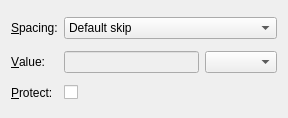
<?xml version="1.0" encoding="UTF-8"?>
<ui version="4.0">
 <class>VSpaceUi</class>
 <widget class="QWidget" name="VSpaceUi">
  <property name="geometry">
   <rect>
    <x>0</x>
    <y>0</y>
    <width>288</width>
    <height>118</height>
   </rect>
  </property>
  <property name="windowTitle">
   <string/>
  </property>
  <property name="sizeGripEnabled" stdset="0">
   <bool>true</bool>
  </property>
  <layout class="QGridLayout">
   <item row="0" column="0">
    <widget class="QLabel" name="spacingL">
     <property name="text">
      <string>&amp;Spacing:</string>
     </property>
     <property name="buddy">
      <cstring>spacingCO</cstring>
     </property>
    </widget>
   </item>
   <item row="2" column="1" colspan="2">
    <widget class="QCheckBox" name="keepCB">
     <property name="toolTip">
      <string>Insert the spacing even after a page break</string>
     </property>
     <property name="text">
      <string/>
     </property>
    </widget>
   </item>
   <item row="2" column="0">
    <widget class="QLabel" name="keepL">
     <property name="toolTip">
      <string/>
     </property>
     <property name="text">
      <string>&amp;Protect:</string>
     </property>
     <property name="buddy">
      <cstring>keepCB</cstring>
     </property>
    </widget>
   </item>
   <item row="1" column="2">
    <widget class="lyx::frontend::LengthCombo" name="unitCO">
     <property name="inputMethodHints">
      <set>Qt::ImhFormattedNumbersOnly|Qt::ImhLatinOnly</set>
     </property>
    </widget>
   </item>
   <item row="1" column="1">
    <widget class="QLineEdit" name="valueLE">
     <property name="enabled">
      <bool>false</bool>
     </property>
     <property name="toolTip">
      <string>Custom value. Needs spacing type &quot;Custom&quot;.</string>
     </property>
     <property name="inputMethodHints">
      <set>Qt::ImhFormattedNumbersOnly</set>
     </property>
    </widget>
   </item>
   <item row="1" column="0">
    <widget class="QLabel" name="valueL">
     <property name="text">
      <string>&amp;Value:</string>
     </property>
     <property name="buddy">
      <cstring>valueLE</cstring>
     </property>
    </widget>
   </item>
   <item row="0" column="1" colspan="2">
    <widget class="QComboBox" name="spacingCO">
     <property name="toolTip">
      <string>Supported spacing types</string>
     </property>
     <item>
      <property name="text">
       <string>Default skip</string>
      </property>
     </item>
     <item>
      <property name="text">
       <string>Small skip</string>
      </property>
     </item>
     <item>
      <property name="text">
       <string>Medium skip</string>
      </property>
     </item>
     <item>
      <property name="text">
       <string>Big skip</string>
      </property>
     </item>
     <item>
      <property name="text">
       <string>Half line height</string>
      </property>
     </item>
     <item>
      <property name="text">
       <string>Line height</string>
      </property>
     </item>
     <item>
      <property name="text">
       <string>Vertical fill</string>
      </property>
     </item>
     <item>
      <property name="text">
       <string>Custom</string>
      </property>
     </item>
    </widget>
   </item>
  </layout>
 </widget>
 <customwidgets>
  <customwidget>
   <class>lyx::frontend::LengthCombo</class>
   <extends>QComboBox</extends>
   <header>LengthCombo.h</header>
  </customwidget>
 </customwidgets>
 <tabstops>
  <tabstop>spacingCO</tabstop>
  <tabstop>valueLE</tabstop>
  <tabstop>unitCO</tabstop>
  <tabstop>keepCB</tabstop>
 </tabstops>
 <includes>
  <include location="local">qt_i18n.h</include>
 </includes>
 <resources/>
 <connections/>
</ui>
